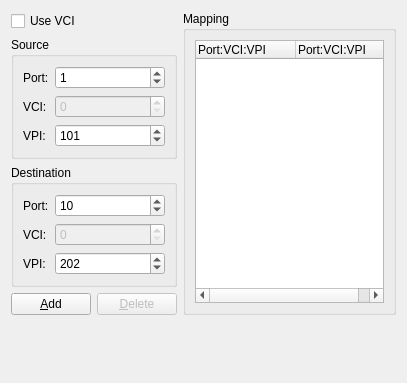
<ui version="4.0" >
 <class>ATMSWPage</class>
 <widget class="QWidget" name="ATMSWPage" >
  <property name="geometry" >
   <rect>
    <x>0</x>
    <y>0</y>
    <width>403</width>
    <height>383</height>
   </rect>
  </property>
  <property name="windowTitle" >
   <string>ATM Switch</string>
  </property>
  <layout class="QGridLayout" >
   <item row="0" column="0" colspan="2" >
    <widget class="QCheckBox" name="checkBoxVCI" >
     <property name="text" >
      <string>Use VCI</string>
     </property>
    </widget>
   </item>
   <item rowspan="4" row="0" column="2" >
    <widget class="QGroupBox" name="groupBox_2" >
     <property name="title" >
      <string>Mapping</string>
     </property>
     <layout class="QVBoxLayout" >
      <item>
       <widget class="QTreeWidget" name="treeWidgetVCmap" >
        <property name="sizePolicy" >
         <sizepolicy vsizetype="Expanding" hsizetype="Expanding" >
          <horstretch>0</horstretch>
          <verstretch>0</verstretch>
         </sizepolicy>
        </property>
        <property name="rootIsDecorated" >
         <bool>false</bool>
        </property>
        <column>
         <property name="text" >
          <string>Port:VCI:VPI</string>
         </property>
        </column>
        <column>
         <property name="text" >
          <string>Port:VCI:VPI</string>
         </property>
        </column>
       </widget>
      </item>
     </layout>
    </widget>
   </item>
   <item row="1" column="0" colspan="2" >
    <widget class="QGroupBox" name="groupBox" >
     <property name="sizePolicy" >
      <sizepolicy vsizetype="Preferred" hsizetype="Expanding" >
       <horstretch>0</horstretch>
       <verstretch>0</verstretch>
      </sizepolicy>
     </property>
     <property name="title" >
      <string>Source</string>
     </property>
     <layout class="QGridLayout" >
      <item row="0" column="0" >
       <widget class="QLabel" name="label" >
        <property name="text" >
         <string>Port:</string>
        </property>
       </widget>
      </item>
      <item row="0" column="1" >
       <widget class="QSpinBox" name="spinBoxSrcPort" >
        <property name="sizePolicy" >
         <sizepolicy vsizetype="Fixed" hsizetype="Expanding" >
          <horstretch>0</horstretch>
          <verstretch>0</verstretch>
         </sizepolicy>
        </property>
        <property name="minimum" >
         <number>0</number>
        </property>
        <property name="maximum" >
         <number>65535</number>
        </property>
        <property name="value" >
         <number>1</number>
        </property>
       </widget>
      </item>
      <item row="1" column="0" >
       <widget class="QLabel" name="label_5" >
        <property name="text" >
         <string>VCI:</string>
        </property>
       </widget>
      </item>
      <item row="1" column="1" >
       <widget class="QSpinBox" name="spinBoxSrcVCI" >
        <property name="enabled" >
         <bool>false</bool>
        </property>
        <property name="sizePolicy" >
         <sizepolicy vsizetype="Fixed" hsizetype="Expanding" >
          <horstretch>0</horstretch>
          <verstretch>0</verstretch>
         </sizepolicy>
        </property>
        <property name="maximum" >
         <number>65535</number>
        </property>
        <property name="value" >
         <number>0</number>
        </property>
       </widget>
      </item>
      <item row="2" column="0" >
       <widget class="QLabel" name="label_2" >
        <property name="text" >
         <string>VPI:</string>
        </property>
       </widget>
      </item>
      <item row="2" column="1" >
       <widget class="QSpinBox" name="spinBoxSrcVPI" >
        <property name="sizePolicy" >
         <sizepolicy vsizetype="Fixed" hsizetype="Expanding" >
          <horstretch>0</horstretch>
          <verstretch>0</verstretch>
         </sizepolicy>
        </property>
        <property name="maximum" >
         <number>65535</number>
        </property>
        <property name="value" >
         <number>101</number>
        </property>
       </widget>
      </item>
     </layout>
    </widget>
   </item>
   <item row="2" column="0" colspan="2" >
    <widget class="QGroupBox" name="groupBox_3" >
     <property name="sizePolicy" >
      <sizepolicy vsizetype="Preferred" hsizetype="Expanding" >
       <horstretch>0</horstretch>
       <verstretch>0</verstretch>
      </sizepolicy>
     </property>
     <property name="title" >
      <string>Destination</string>
     </property>
     <layout class="QGridLayout" >
      <item row="0" column="0" >
       <widget class="QLabel" name="label_3" >
        <property name="text" >
         <string>Port:</string>
        </property>
       </widget>
      </item>
      <item row="0" column="1" >
       <widget class="QSpinBox" name="spinBoxDestPort" >
        <property name="sizePolicy" >
         <sizepolicy vsizetype="Fixed" hsizetype="Expanding" >
          <horstretch>0</horstretch>
          <verstretch>0</verstretch>
         </sizepolicy>
        </property>
        <property name="minimum" >
         <number>0</number>
        </property>
        <property name="maximum" >
         <number>65535</number>
        </property>
        <property name="value" >
         <number>10</number>
        </property>
       </widget>
      </item>
      <item row="1" column="0" >
       <widget class="QLabel" name="label_6" >
        <property name="text" >
         <string>VCI:</string>
        </property>
       </widget>
      </item>
      <item row="1" column="1" >
       <widget class="QSpinBox" name="spinBoxDestVCI" >
        <property name="enabled" >
         <bool>false</bool>
        </property>
        <property name="sizePolicy" >
         <sizepolicy vsizetype="Fixed" hsizetype="Expanding" >
          <horstretch>0</horstretch>
          <verstretch>0</verstretch>
         </sizepolicy>
        </property>
        <property name="maximum" >
         <number>65535</number>
        </property>
        <property name="value" >
         <number>0</number>
        </property>
       </widget>
      </item>
      <item row="2" column="0" >
       <widget class="QLabel" name="label_4" >
        <property name="text" >
         <string>VPI:</string>
        </property>
       </widget>
      </item>
      <item row="2" column="1" >
       <widget class="QSpinBox" name="spinBoxDestVPI" >
        <property name="sizePolicy" >
         <sizepolicy vsizetype="Fixed" hsizetype="Expanding" >
          <horstretch>0</horstretch>
          <verstretch>0</verstretch>
         </sizepolicy>
        </property>
        <property name="maximum" >
         <number>65535</number>
        </property>
        <property name="value" >
         <number>202</number>
        </property>
       </widget>
      </item>
     </layout>
    </widget>
   </item>
   <item row="3" column="0" >
    <widget class="QPushButton" name="pushButtonAdd" >
     <property name="text" >
      <string>&amp;Add</string>
     </property>
    </widget>
   </item>
   <item row="3" column="1" >
    <widget class="QPushButton" name="pushButtonDelete" >
     <property name="enabled" >
      <bool>false</bool>
     </property>
     <property name="text" >
      <string>&amp;Delete</string>
     </property>
    </widget>
   </item>
   <item row="4" column="2" >
    <spacer>
     <property name="orientation" >
      <enum>Qt::Vertical</enum>
     </property>
     <property name="sizeHint" >
      <size>
       <width>213</width>
       <height>31</height>
      </size>
     </property>
    </spacer>
   </item>
  </layout>
 </widget>
 <tabstops>
  <tabstop>checkBoxVCI</tabstop>
  <tabstop>spinBoxSrcPort</tabstop>
  <tabstop>spinBoxSrcVCI</tabstop>
  <tabstop>spinBoxSrcVPI</tabstop>
  <tabstop>spinBoxDestPort</tabstop>
  <tabstop>spinBoxDestVCI</tabstop>
  <tabstop>spinBoxDestVPI</tabstop>
  <tabstop>pushButtonAdd</tabstop>
  <tabstop>pushButtonDelete</tabstop>
  <tabstop>treeWidgetVCmap</tabstop>
 </tabstops>
 <resources/>
 <connections/>
</ui>
